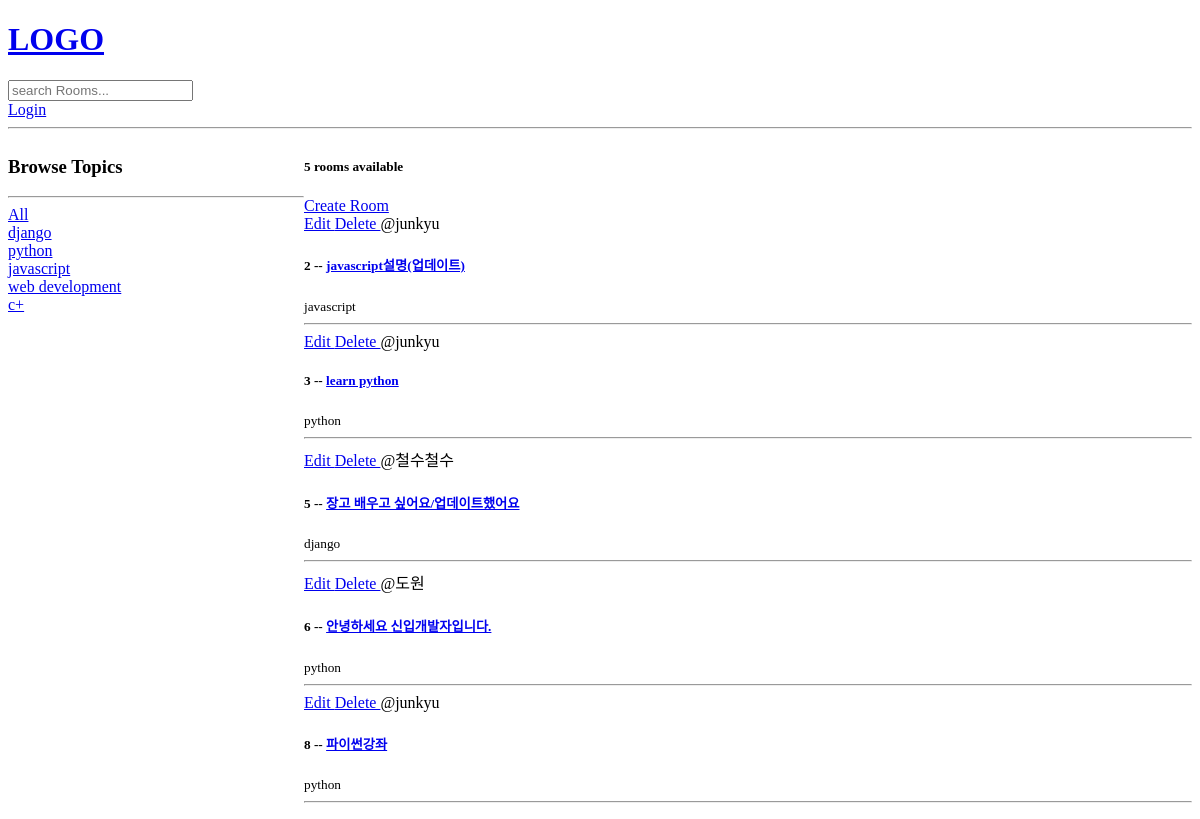
Before: / with the older database file.
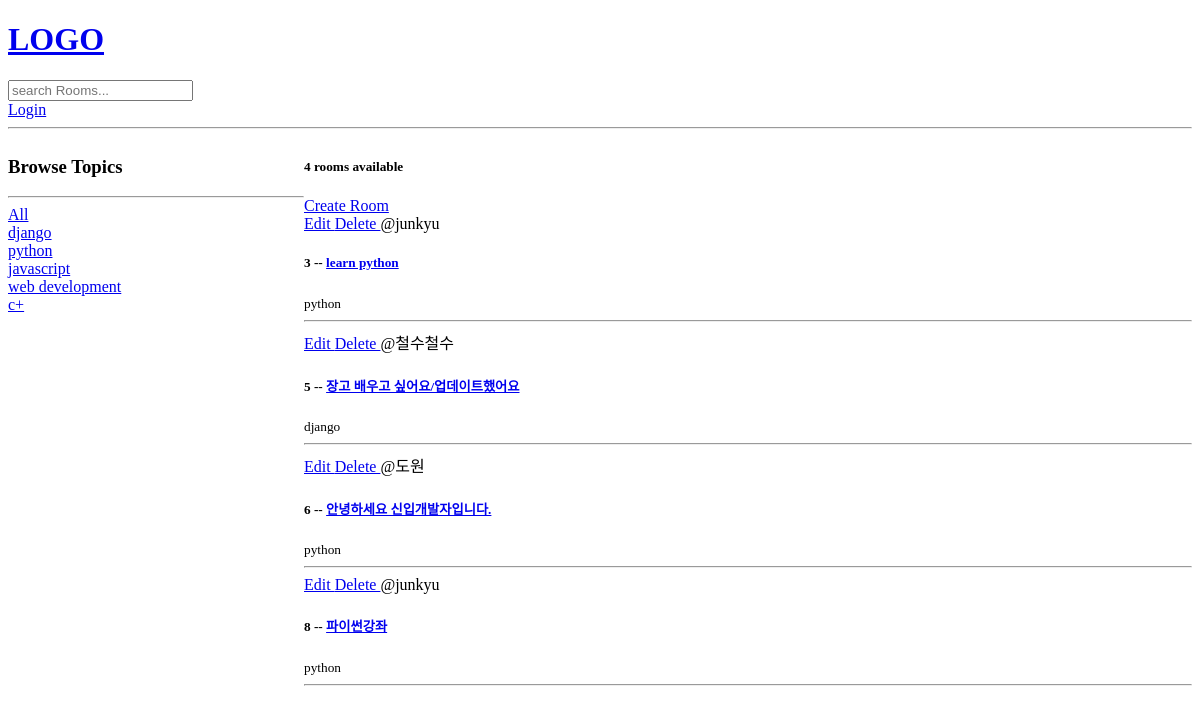
After: the same page with the newer database file.
### discord/models.py (models this page shows, shortened)
class Topic(models.Model):
    name = models.CharField(max_length=200)

class Room(models.Model):
    host = models.ForeignKey(User, on_delete=models.SET_NULL, null=True)
    topic = models.ForeignKey(Topic, on_delete=models.SET_NULL, null=True)
    name = models.CharField(max_length=200)
    description = models.TextField(null=True, blank=True)
    updated = models.DateTimeField(auto_now=True)
    created = models.TimeField(auto_now_add=True)
    class meta:
        ordering = ['updated','created']

### discord/views.py (the view)
# urls.py: path('', views.home, name = "home"),
def home(request):
    q = request.GET.get('q') if request.GET.get('q') != None else ''
    rooms = Room.objects.filter(
        Q(topic__name__icontains=q) |
        Q(name__icontains=q) |
        Q(description__icontains=q)
    )
    topics = Topic.objects.all()
    room_count = rooms.count()
    context = {'rooms':rooms, 'topics':topics, 'room_count':room_count}
    return render(request, 'base/home.html', context)

### discord/templates/base/home.html (shortened to what this page needs)
{% extends 'main.html' %}
{% block content %}
<div class = "home-container">
  <div>
    <h3>Browse Topics</h3>
    <hr>
    <div>
      <a href="{%url 'home' %}">All</a>
    </div>
    {% for topic in topics %}
      <div>
        <a href="{%url 'home' %}?q={{topic.name}}">{{topic.name}}</a>
      </div>
    {% endfor %}
  </div>
  <div>
      <div>
        <h5> {{room_count}} rooms available </h5>
        <a href="{% url 'create-room' %}"> Create Room </a>
        <div>
          {%for room in rooms %}
            <div>
              <a href="{% url 'update-room' room.id %}"> Edit </a>
              <a href="{% url 'delete-room' room.id %}"> Delete </a>
              <span>@{{room.host.username}}</span>
              <h5>{{room.id}} -- <a href ="{% url 'room' room.id%}">{{room.name}}</a></h5>
              <small>{{room.topic.name}}</small>
              <hr>
            </div>
          {% endfor %}
        </div>
    </div>
  </div>
{% endblock %}

Changed rows visible on the page:
removed Room: host.username "junkyu", id "2", name "javascript설명(업데이트)", topic.name "javascript"
Other visible differences:
{{ room_count }}: "5" → "4"
